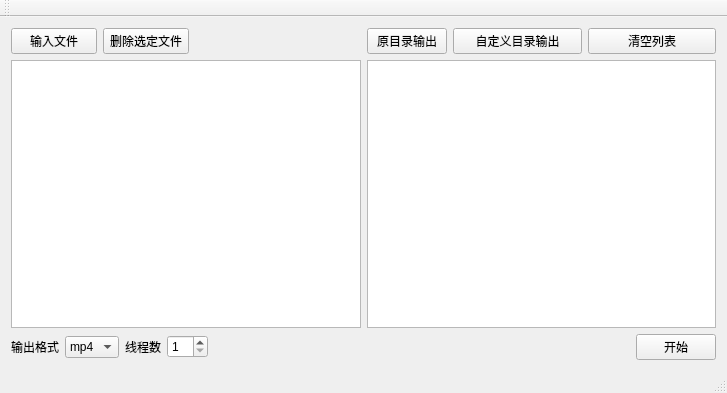
<?xml version="1.0" encoding="UTF-8"?>
<ui version="4.0">
 <class>MainWindow</class>
 <widget class="QMainWindow" name="MainWindow">
  <property name="geometry">
   <rect>
    <x>0</x>
    <y>0</y>
    <width>727</width>
    <height>393</height>
   </rect>
  </property>
  <property name="windowTitle">
   <string>MainWindow</string>
  </property>
  <widget class="QWidget" name="centralWidget">
   <layout class="QVBoxLayout" name="verticalLayout_3">
    <item>
     <layout class="QHBoxLayout" name="horizontalLayout_4" stretch="1,1">
      <item>
       <layout class="QVBoxLayout" name="verticalLayout">
        <item>
         <layout class="QHBoxLayout" name="horizontalLayout_2" stretch="1,1,2">
          <item>
           <widget class="QPushButton" name="btn_ipf">
            <property name="text">
             <string>输入文件</string>
            </property>
           </widget>
          </item>
          <item>
           <widget class="QPushButton" name="btn_delete">
            <property name="text">
             <string>删除选定文件</string>
            </property>
           </widget>
          </item>
          <item>
           <spacer name="horizontalSpacer_2">
            <property name="orientation">
             <enum>Qt::Horizontal</enum>
            </property>
            <property name="sizeHint" stdset="0">
             <size>
              <width>40</width>
              <height>20</height>
             </size>
            </property>
           </spacer>
          </item>
         </layout>
        </item>
        <item>
         <widget class="QListWidget" name="lw_ipf">
          <property name="selectionMode">
           <enum>QAbstractItemView::MultiSelection</enum>
          </property>
         </widget>
        </item>
       </layout>
      </item>
      <item>
       <layout class="QVBoxLayout" name="verticalLayout_2">
        <item>
         <layout class="QHBoxLayout" name="horizontalLayout_3" stretch="0,1,1">
          <item>
           <widget class="QPushButton" name="btn_rawopf">
            <property name="text">
             <string>原目录输出</string>
            </property>
           </widget>
          </item>
          <item>
           <widget class="QPushButton" name="btn_opf">
            <property name="text">
             <string>自定义目录输出</string>
            </property>
           </widget>
          </item>
          <item>
           <widget class="QPushButton" name="btn_clear">
            <property name="text">
             <string>清空列表</string>
            </property>
           </widget>
          </item>
         </layout>
        </item>
        <item>
         <widget class="QListWidget" name="lw_opf">
          <property name="selectionMode">
           <enum>QAbstractItemView::SingleSelection</enum>
          </property>
         </widget>
        </item>
       </layout>
      </item>
     </layout>
    </item>
    <item>
     <layout class="QHBoxLayout" name="horizontalLayout">
      <item>
       <widget class="QLabel" name="lbl_format">
        <property name="text">
         <string>输出格式</string>
        </property>
       </widget>
      </item>
      <item>
       <widget class="QComboBox" name="cbb_format">
        <item>
         <property name="text">
          <string>mp4</string>
         </property>
        </item>
        <item>
         <property name="text">
          <string>avi</string>
         </property>
        </item>
        <item>
         <property name="text">
          <string>mpg</string>
         </property>
        </item>
        <item>
         <property name="text">
          <string>mkv</string>
         </property>
        </item>
        <item>
         <property name="text">
          <string>gif</string>
         </property>
        </item>
        <item>
         <property name="text">
          <string>flv</string>
         </property>
        </item>
        <item>
         <property name="text">
          <string>mov</string>
         </property>
        </item>
       </widget>
      </item>
      <item>
       <widget class="QLabel" name="lbl_thread">
        <property name="text">
         <string>线程数</string>
        </property>
       </widget>
      </item>
      <item>
       <widget class="QSpinBox" name="sb_thread">
        <property name="minimum">
         <number>1</number>
        </property>
        <property name="value">
         <number>1</number>
        </property>
       </widget>
      </item>
      <item>
       <spacer name="horizontalSpacer">
        <property name="orientation">
         <enum>Qt::Horizontal</enum>
        </property>
        <property name="sizeHint" stdset="0">
         <size>
          <width>40</width>
          <height>20</height>
         </size>
        </property>
       </spacer>
      </item>
      <item>
       <widget class="QPushButton" name="btn_start">
        <property name="text">
         <string>开始</string>
        </property>
       </widget>
      </item>
     </layout>
    </item>
   </layout>
  </widget>
  <widget class="QMenuBar" name="menuBar">
   <property name="geometry">
    <rect>
     <x>0</x>
     <y>0</y>
     <width>727</width>
     <height>22</height>
    </rect>
   </property>
  </widget>
  <widget class="QToolBar" name="mainToolBar">
   <attribute name="toolBarArea">
    <enum>TopToolBarArea</enum>
   </attribute>
   <attribute name="toolBarBreak">
    <bool>false</bool>
   </attribute>
  </widget>
  <widget class="QStatusBar" name="statusBar"/>
 </widget>
 <layoutdefault spacing="6" margin="11"/>
 <resources/>
 <connections/>
</ui>
